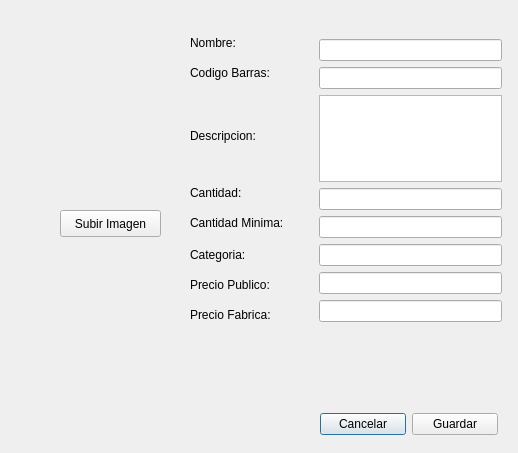
<?xml version="1.0" encoding="UTF-8"?>
<ui version="4.0">
 <class>InventarioVer</class>
 <widget class="QDialog" name="InventarioVer">
  <property name="geometry">
   <rect>
    <x>0</x>
    <y>0</y>
    <width>518</width>
    <height>453</height>
   </rect>
  </property>
  <property name="windowTitle">
   <string>Agregar / Editar Producto</string>
  </property>
  <widget class="QLabel" name="foto">
   <property name="geometry">
    <rect>
     <x>30</x>
     <y>40</y>
     <width>151</width>
     <height>151</height>
    </rect>
   </property>
   <property name="text">
    <string/>
   </property>
  </widget>
  <widget class="QWidget" name="layoutWidget">
   <property name="geometry">
    <rect>
     <x>320</x>
     <y>410</y>
     <width>178</width>
     <height>29</height>
    </rect>
   </property>
   <layout class="QHBoxLayout" name="horizontalLayout_12">
    <item>
     <widget class="QPushButton" name="cancel_prod">
      <property name="text">
       <string>Cancelar</string>
      </property>
     </widget>
    </item>
    <item>
     <widget class="QPushButton" name="update_prod">
      <property name="text">
       <string>Guardar</string>
      </property>
     </widget>
    </item>
   </layout>
  </widget>
  <widget class="QPushButton" name="pushButton">
   <property name="geometry">
    <rect>
     <x>60</x>
     <y>210</y>
     <width>101</width>
     <height>27</height>
    </rect>
   </property>
   <property name="text">
    <string>Subir Imagen</string>
   </property>
  </widget>
  <widget class="QLabel" name="label_categoria">
   <property name="geometry">
    <rect>
     <x>190</x>
     <y>240</y>
     <width>71</width>
     <height>29</height>
    </rect>
   </property>
   <property name="text">
    <string>Categoria:</string>
   </property>
  </widget>
  <widget class="QLabel" name="label_precioPublico">
   <property name="geometry">
    <rect>
     <x>190</x>
     <y>270</y>
     <width>91</width>
     <height>29</height>
    </rect>
   </property>
   <property name="text">
    <string>Precio Publico:</string>
   </property>
  </widget>
  <widget class="QLabel" name="label_precioFabrica">
   <property name="geometry">
    <rect>
     <x>190</x>
     <y>300</y>
     <width>101</width>
     <height>29</height>
    </rect>
   </property>
   <property name="text">
    <string>Precio Fabrica:</string>
   </property>
  </widget>
  <widget class="QLabel" name="label_cantidad_minima">
   <property name="geometry">
    <rect>
     <x>190</x>
     <y>210</y>
     <width>121</width>
     <height>25</height>
    </rect>
   </property>
   <property name="text">
    <string>Cantidad Minima:</string>
   </property>
  </widget>
  <widget class="QLabel" name="label_cantidad">
   <property name="geometry">
    <rect>
     <x>190</x>
     <y>180</y>
     <width>71</width>
     <height>25</height>
    </rect>
   </property>
   <property name="text">
    <string>Cantidad:</string>
   </property>
  </widget>
  <widget class="QLabel" name="label_descripcion">
   <property name="geometry">
    <rect>
     <x>190</x>
     <y>120</y>
     <width>91</width>
     <height>31</height>
    </rect>
   </property>
   <property name="text">
    <string>Descripcion:</string>
   </property>
  </widget>
  <widget class="QLabel" name="label_codigoBarras">
   <property name="geometry">
    <rect>
     <x>190</x>
     <y>60</y>
     <width>101</width>
     <height>25</height>
    </rect>
   </property>
   <property name="text">
    <string>Codigo Barras:</string>
   </property>
  </widget>
  <widget class="QLabel" name="label_producto">
   <property name="geometry">
    <rect>
     <x>190</x>
     <y>30</y>
     <width>81</width>
     <height>25</height>
    </rect>
   </property>
   <property name="text">
    <string>Nombre:</string>
   </property>
  </widget>
  <widget class="QFrame" name="frame">
   <property name="geometry">
    <rect>
     <x>310</x>
     <y>30</y>
     <width>201</width>
     <height>301</height>
    </rect>
   </property>
   <layout class="QVBoxLayout" name="verticalLayout">
    <item>
     <widget class="QLineEdit" name="producto"/>
    </item>
    <item>
     <widget class="QLineEdit" name="codigoBarras"/>
    </item>
    <item>
     <widget class="QTextEdit" name="descripcion"/>
    </item>
    <item>
     <widget class="QLineEdit" name="cantidad"/>
    </item>
    <item>
     <widget class="QLineEdit" name="cantidad_minima"/>
    </item>
    <item>
     <widget class="QLineEdit" name="categoria"/>
    </item>
    <item>
     <widget class="QLineEdit" name="precioPublico"/>
    </item>
    <item>
     <widget class="QLineEdit" name="precioFabrica"/>
    </item>
   </layout>
  </widget>
  <widget class="QLabel" name="label_id">
   <property name="geometry">
    <rect>
     <x>30</x>
     <y>420</y>
     <width>111</width>
     <height>16</height>
    </rect>
   </property>
   <property name="text">
    <string/>
   </property>
  </widget>
  <zorder>frame</zorder>
  <zorder>foto</zorder>
  <zorder>layoutWidget</zorder>
  <zorder>pushButton</zorder>
  <zorder>label_categoria</zorder>
  <zorder>label_precioPublico</zorder>
  <zorder>label_precioFabrica</zorder>
  <zorder>label_cantidad_minima</zorder>
  <zorder>label_cantidad</zorder>
  <zorder>label_descripcion</zorder>
  <zorder>label_codigoBarras</zorder>
  <zorder>label_producto</zorder>
  <zorder>label_id</zorder>
 </widget>
 <resources/>
 <connections/>
</ui>
